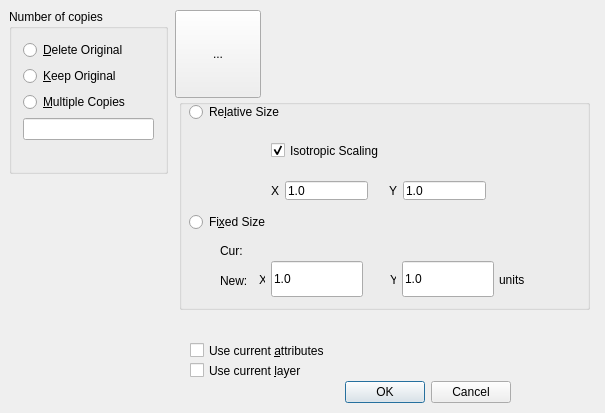
<?xml version="1.0" encoding="UTF-8"?>
<ui version="4.0">
 <class>QG_DlgScale</class>
 <widget class="QDialog" name="QG_DlgScale">
  <property name="geometry">
   <rect>
    <x>0</x>
    <y>0</y>
    <width>605</width>
    <height>413</height>
   </rect>
  </property>
  <property name="sizePolicy">
   <sizepolicy hsizetype="Minimum" vsizetype="Minimum">
    <horstretch>0</horstretch>
    <verstretch>0</verstretch>
   </sizepolicy>
  </property>
  <property name="minimumSize">
   <size>
    <width>300</width>
    <height>190</height>
   </size>
  </property>
  <property name="windowTitle">
   <string>Scaling Options</string>
  </property>
  <widget class="QGroupBox" name="bgNumber">
   <property name="geometry">
    <rect>
     <x>9</x>
     <y>9</y>
     <width>159</width>
     <height>165</height>
    </rect>
   </property>
   <property name="title">
    <string>Number of copies</string>
   </property>
   <layout class="QVBoxLayout">
    <item>
     <widget class="QRadioButton" name="rbMove">
      <property name="sizePolicy">
       <sizepolicy hsizetype="Minimum" vsizetype="Preferred">
        <horstretch>0</horstretch>
        <verstretch>0</verstretch>
       </sizepolicy>
      </property>
      <property name="minimumSize">
       <size>
        <width>0</width>
        <height>18</height>
       </size>
      </property>
      <property name="text">
       <string>&amp;Delete Original</string>
      </property>
     </widget>
    </item>
    <item>
     <widget class="QRadioButton" name="rbCopy">
      <property name="sizePolicy">
       <sizepolicy hsizetype="Minimum" vsizetype="Preferred">
        <horstretch>0</horstretch>
        <verstretch>0</verstretch>
       </sizepolicy>
      </property>
      <property name="minimumSize">
       <size>
        <width>0</width>
        <height>18</height>
       </size>
      </property>
      <property name="text">
       <string>&amp;Keep Original</string>
      </property>
     </widget>
    </item>
    <item>
     <widget class="QRadioButton" name="rbMultiCopy">
      <property name="sizePolicy">
       <sizepolicy hsizetype="Minimum" vsizetype="Preferred">
        <horstretch>0</horstretch>
        <verstretch>0</verstretch>
       </sizepolicy>
      </property>
      <property name="minimumSize">
       <size>
        <width>0</width>
        <height>18</height>
       </size>
      </property>
      <property name="text">
       <string>&amp;Multiple Copies</string>
      </property>
     </widget>
    </item>
    <item>
     <widget class="QLineEdit" name="leNumber"/>
    </item>
    <item>
     <spacer name="spacer7">
      <property name="orientation">
       <enum>Qt::Vertical</enum>
      </property>
      <property name="sizeType">
       <enum>QSizePolicy::Expanding</enum>
      </property>
      <property name="sizeHint" stdset="0">
       <size>
        <width>20</width>
        <height>16</height>
       </size>
      </property>
     </spacer>
    </item>
   </layout>
  </widget>
  <widget class="QToolButton" name="toolButton">
   <property name="geometry">
    <rect>
     <x>175</x>
     <y>10</y>
     <width>86</width>
     <height>88</height>
    </rect>
   </property>
   <property name="text">
    <string>...</string>
   </property>
   <property name="icon">
    <iconset resource="../../../res/extui/extui.qrc">
     <normaloff>:/extui/dlgmodifyscale.png</normaloff>:/extui/dlgmodifyscale.png</iconset>
   </property>
   <property name="iconSize">
    <size>
     <width>80</width>
     <height>80</height>
    </size>
   </property>
  </widget>
  <widget class="QWidget" name="layoutWidget_1">
   <property name="geometry">
    <rect>
     <x>260</x>
     <y>130</y>
     <width>237</width>
     <height>41</height>
    </rect>
   </property>
   <layout class="QHBoxLayout">
    <item>
     <widget class="QCheckBox" name="cbIsotropic">
      <property name="toolTip">
       <string>Scale by the same factor at both x- and y- directions</string>
      </property>
      <property name="text">
       <string>Isotropic Scaling</string>
      </property>
      <property name="checked">
       <bool>true</bool>
      </property>
     </widget>
    </item>
   </layout>
  </widget>
  <widget class="QCheckBox" name="cbCurrentLayer">
   <property name="geometry">
    <rect>
     <x>190</x>
     <y>360</y>
     <width>146</width>
     <height>21</height>
    </rect>
   </property>
   <property name="text">
    <string>Use current &amp;layer</string>
   </property>
  </widget>
  <widget class="QCheckBox" name="cbCurrentAttributes">
   <property name="geometry">
    <rect>
     <x>190</x>
     <y>340</y>
     <width>179</width>
     <height>21</height>
    </rect>
   </property>
   <property name="text">
    <string>Use current &amp;attributes</string>
   </property>
  </widget>
  <widget class="QWidget" name="layoutWidget_2">
   <property name="geometry">
    <rect>
     <x>260</x>
     <y>170</y>
     <width>237</width>
     <height>41</height>
    </rect>
   </property>
   <layout class="QHBoxLayout" name="_2">
    <item>
     <widget class="QLabel" name="lFactor">
      <property name="text">
       <string>X</string>
      </property>
      <property name="wordWrap">
       <bool>false</bool>
      </property>
     </widget>
    </item>
    <item>
     <widget class="QLineEdit" name="leFactorX">
      <property name="text">
       <string notr="true">1.0</string>
      </property>
     </widget>
    </item>
    <item>
     <spacer name="horizontalSpacer">
      <property name="orientation">
       <enum>Qt::Horizontal</enum>
      </property>
      <property name="sizeHint" stdset="0">
       <size>
        <width>40</width>
        <height>20</height>
       </size>
      </property>
     </spacer>
    </item>
    <item>
     <widget class="QLabel" name="lFactor_2">
      <property name="text">
       <string>Y</string>
      </property>
      <property name="wordWrap">
       <bool>false</bool>
      </property>
     </widget>
    </item>
    <item>
     <widget class="QLineEdit" name="leFactorY">
      <property name="text">
       <string notr="true">1.0</string>
      </property>
      <property name="readOnly">
       <bool>true</bool>
      </property>
     </widget>
    </item>
   </layout>
  </widget>
  <widget class="QDialogButtonBox" name="buttonBox">
   <property name="geometry">
    <rect>
     <x>110</x>
     <y>380</y>
     <width>401</width>
     <height>25</height>
    </rect>
   </property>
   <property name="standardButtons">
    <set>QDialogButtonBox::Cancel|QDialogButtonBox::Ok</set>
   </property>
  </widget>
  <widget class="QLineEdit" name="leDimensionX">
   <property name="geometry">
    <rect>
     <x>271</x>
     <y>261</y>
     <width>92</width>
     <height>36</height>
    </rect>
   </property>
   <property name="text">
    <string notr="true">1.0</string>
   </property>
  </widget>
  <widget class="QLineEdit" name="leDimensionY">
   <property name="geometry">
    <rect>
     <x>402</x>
     <y>261</y>
     <width>92</width>
     <height>36</height>
    </rect>
   </property>
   <property name="text">
    <string notr="true">1.0</string>
   </property>
   <property name="readOnly">
    <bool>false</bool>
   </property>
  </widget>
  <widget class="QLabel" name="lFactor_3">
   <property name="geometry">
    <rect>
     <x>259</x>
     <y>260</y>
     <width>6</width>
     <height>39</height>
    </rect>
   </property>
   <property name="text">
    <string>X</string>
   </property>
   <property name="wordWrap">
    <bool>false</bool>
   </property>
  </widget>
  <widget class="QLabel" name="lFactor_4">
   <property name="geometry">
    <rect>
     <x>390</x>
     <y>260</y>
     <width>6</width>
     <height>39</height>
    </rect>
   </property>
   <property name="text">
    <string>Y</string>
   </property>
   <property name="wordWrap">
    <bool>false</bool>
   </property>
  </widget>
  <widget class="QLabel" name="label">
   <property name="geometry">
    <rect>
     <x>220</x>
     <y>270</y>
     <width>31</width>
     <height>22</height>
    </rect>
   </property>
   <property name="text">
    <string>New:</string>
   </property>
  </widget>
  <widget class="QLabel" name="label_2">
   <property name="geometry">
    <rect>
     <x>220</x>
     <y>240</y>
     <width>31</width>
     <height>22</height>
    </rect>
   </property>
   <property name="text">
    <string>Cur:</string>
   </property>
  </widget>
  <widget class="QGroupBox" name="groupBox">
   <property name="geometry">
    <rect>
     <x>179</x>
     <y>99</y>
     <width>411</width>
     <height>211</height>
    </rect>
   </property>
   <property name="title">
    <string/>
   </property>
   <widget class="QRadioButton" name="rbFixedSize">
    <property name="geometry">
     <rect>
      <x>10</x>
      <y>110</y>
      <width>94</width>
      <height>26</height>
     </rect>
    </property>
    <property name="text">
     <string>Fi&amp;xed Size</string>
    </property>
   </widget>
   <widget class="QRadioButton" name="rbRelativeSize">
    <property name="geometry">
     <rect>
      <x>10</x>
      <y>0</y>
      <width>94</width>
      <height>26</height>
     </rect>
    </property>
    <property name="text">
     <string>Re&amp;lative Size</string>
    </property>
   </widget>
   <widget class="QLabel" name="unitsLabel">
    <property name="geometry">
     <rect>
      <x>320</x>
      <y>170</y>
      <width>49</width>
      <height>22</height>
     </rect>
    </property>
    <property name="text">
     <string>units</string>
    </property>
   </widget>
  </widget>
  <zorder>groupBox</zorder>
  <zorder>bgNumber</zorder>
  <zorder>toolButton</zorder>
  <zorder>layoutWidget_1</zorder>
  <zorder>cbCurrentLayer</zorder>
  <zorder>cbCurrentAttributes</zorder>
  <zorder>layoutWidget_2</zorder>
  <zorder>buttonBox</zorder>
  <zorder>leDimensionX</zorder>
  <zorder>leDimensionY</zorder>
  <zorder>lFactor_3</zorder>
  <zorder>lFactor_4</zorder>
  <zorder>label</zorder>
  <zorder>label_2</zorder>
 </widget>
 <layoutdefault spacing="6" margin="11"/>
 <resources>
  <include location="../../../res/extui/extui.qrc"/>
 </resources>
 <connections>
  <connection>
   <sender>rbMove</sender>
   <signal>toggled(bool)</signal>
   <receiver>leNumber</receiver>
   <slot>setDisabled(bool)</slot>
   <hints>
    <hint type="sourcelabel">
     <x>20</x>
     <y>20</y>
    </hint>
    <hint type="destinationlabel">
     <x>20</x>
     <y>20</y>
    </hint>
   </hints>
  </connection>
  <connection>
   <sender>rbCopy</sender>
   <signal>toggled(bool)</signal>
   <receiver>leNumber</receiver>
   <slot>setDisabled(bool)</slot>
   <hints>
    <hint type="sourcelabel">
     <x>20</x>
     <y>20</y>
    </hint>
    <hint type="destinationlabel">
     <x>20</x>
     <y>20</y>
    </hint>
   </hints>
  </connection>
  <connection>
   <sender>rbMultiCopy</sender>
   <signal>toggled(bool)</signal>
   <receiver>leNumber</receiver>
   <slot>setEnabled(bool)</slot>
   <hints>
    <hint type="sourcelabel">
     <x>20</x>
     <y>20</y>
    </hint>
    <hint type="destinationlabel">
     <x>20</x>
     <y>20</y>
    </hint>
   </hints>
  </connection>
  <connection>
   <sender>buttonBox</sender>
   <signal>accepted()</signal>
   <receiver>QG_DlgScale</receiver>
   <slot>accept()</slot>
   <hints>
    <hint type="sourcelabel">
     <x>89</x>
     <y>262</y>
    </hint>
    <hint type="destinationlabel">
     <x>20</x>
     <y>20</y>
    </hint>
   </hints>
  </connection>
  <connection>
   <sender>buttonBox</sender>
   <signal>rejected()</signal>
   <receiver>QG_DlgScale</receiver>
   <slot>reject()</slot>
   <hints>
    <hint type="sourcelabel">
     <x>89</x>
     <y>262</y>
    </hint>
    <hint type="destinationlabel">
     <x>20</x>
     <y>20</y>
    </hint>
   </hints>
  </connection>
 </connections>
</ui>
